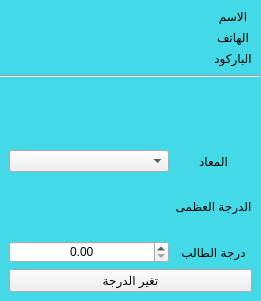
<?xml version="1.0" encoding="UTF-8"?>
<ui version="4.0">
 <class>Form</class>
 <widget class="QWidget" name="Form">
  <property name="geometry">
   <rect>
    <x>0</x>
    <y>0</y>
    <width>261</width>
    <height>301</height>
   </rect>
  </property>
  <property name="windowTitle">
   <string>تغير الدرجات</string>
  </property>
  <property name="styleSheet">
   <string notr="true">.QWidget { background: #44D9E6; }
</string>
  </property>
  <layout class="QHBoxLayout" name="horizontalLayout">
   <property name="spacing">
    <number>0</number>
   </property>
   <property name="margin">
    <number>0</number>
   </property>
   <item>
    <widget class="QWidget" name="widget" native="true">
     <layout class="QVBoxLayout" name="verticalLayout">
      <property name="spacing">
       <number>0</number>
      </property>
      <property name="margin">
       <number>0</number>
      </property>
      <item>
       <widget class="QWidget" name="widget_2" native="true">
        <property name="sizePolicy">
         <sizepolicy hsizetype="Preferred" vsizetype="Fixed">
          <horstretch>0</horstretch>
          <verstretch>0</verstretch>
         </sizepolicy>
        </property>
        <layout class="QGridLayout" name="gridLayout">
         <item row="0" column="1">
          <widget class="QLabel" name="label_2">
           <property name="text">
            <string>الاسم</string>
           </property>
           <property name="alignment">
            <set>Qt::AlignCenter</set>
           </property>
          </widget>
         </item>
         <item row="3" column="1">
          <widget class="QLabel" name="label_4">
           <property name="text">
            <string>الهاتف</string>
           </property>
           <property name="alignment">
            <set>Qt::AlignCenter</set>
           </property>
          </widget>
         </item>
         <item row="4" column="1">
          <widget class="QLabel" name="label">
           <property name="text">
            <string>الباركود</string>
           </property>
           <property name="alignment">
            <set>Qt::AlignCenter</set>
           </property>
          </widget>
         </item>
         <item row="0" column="0">
          <widget class="QLabel" name="name_lbl">
           <property name="sizePolicy">
            <sizepolicy hsizetype="Expanding" vsizetype="Fixed">
             <horstretch>0</horstretch>
             <verstretch>0</verstretch>
            </sizepolicy>
           </property>
           <property name="text">
            <string/>
           </property>
           <property name="alignment">
            <set>Qt::AlignCenter</set>
           </property>
          </widget>
         </item>
         <item row="3" column="0">
          <widget class="QLabel" name="phone_lbl">
           <property name="sizePolicy">
            <sizepolicy hsizetype="Expanding" vsizetype="Fixed">
             <horstretch>0</horstretch>
             <verstretch>0</verstretch>
            </sizepolicy>
           </property>
           <property name="text">
            <string/>
           </property>
           <property name="alignment">
            <set>Qt::AlignCenter</set>
           </property>
          </widget>
         </item>
         <item row="4" column="0">
          <widget class="QLabel" name="barcode_lbl">
           <property name="sizePolicy">
            <sizepolicy hsizetype="Expanding" vsizetype="Fixed">
             <horstretch>0</horstretch>
             <verstretch>0</verstretch>
            </sizepolicy>
           </property>
           <property name="text">
            <string/>
           </property>
           <property name="alignment">
            <set>Qt::AlignCenter</set>
           </property>
          </widget>
         </item>
        </layout>
       </widget>
      </item>
      <item>
       <widget class="Line" name="line">
        <property name="orientation">
         <enum>Qt::Horizontal</enum>
        </property>
       </widget>
      </item>
      <item>
       <widget class="QWidget" name="widget_3" native="true">
        <layout class="QGridLayout" name="gridLayout_2">
         <item row="5" column="0">
          <widget class="QLabel" name="tottal_lbl">
           <property name="sizePolicy">
            <sizepolicy hsizetype="Expanding" vsizetype="Preferred">
             <horstretch>0</horstretch>
             <verstretch>0</verstretch>
            </sizepolicy>
           </property>
           <property name="text">
            <string/>
           </property>
           <property name="alignment">
            <set>Qt::AlignCenter</set>
           </property>
          </widget>
         </item>
         <item row="5" column="1">
          <widget class="QLabel" name="label_8">
           <property name="text">
            <string>الدرجة العظمى</string>
           </property>
           <property name="alignment">
            <set>Qt::AlignCenter</set>
           </property>
          </widget>
         </item>
         <item row="7" column="0" colspan="2">
          <widget class="QWidget" name="widget_4" native="true">
           <property name="sizePolicy">
            <sizepolicy hsizetype="Preferred" vsizetype="Fixed">
             <horstretch>0</horstretch>
             <verstretch>0</verstretch>
            </sizepolicy>
           </property>
           <layout class="QHBoxLayout" name="horizontalLayout_2">
            <property name="margin">
             <number>0</number>
            </property>
            <item>
             <widget class="QPushButton" name="put_degree_btn">
              <property name="text">
               <string>تغير الدرجة</string>
              </property>
              <property name="icon">
               <iconset resource="../views/source.qrc">
                <normaloff>:/n/img/Counter-100.png</normaloff>:/n/img/Counter-100.png</iconset>
              </property>
              <property name="iconSize">
               <size>
                <width>30</width>
                <height>30</height>
               </size>
              </property>
             </widget>
            </item>
           </layout>
          </widget>
         </item>
         <item row="4" column="1">
          <widget class="QLabel" name="label_3">
           <property name="text">
            <string>المعاد</string>
           </property>
           <property name="alignment">
            <set>Qt::AlignCenter</set>
           </property>
          </widget>
         </item>
         <item row="6" column="0">
          <widget class="QDoubleSpinBox" name="baid_spn">
           <property name="sizePolicy">
            <sizepolicy hsizetype="Expanding" vsizetype="Fixed">
             <horstretch>0</horstretch>
             <verstretch>0</verstretch>
            </sizepolicy>
           </property>
           <property name="alignment">
            <set>Qt::AlignCenter</set>
           </property>
          </widget>
         </item>
         <item row="2" column="0" colspan="2">
          <widget class="QLabel" name="ex_lbl">
           <property name="sizePolicy">
            <sizepolicy hsizetype="Expanding" vsizetype="Preferred">
             <horstretch>0</horstretch>
             <verstretch>0</verstretch>
            </sizepolicy>
           </property>
           <property name="font">
            <font>
             <pointsize>16</pointsize>
            </font>
           </property>
           <property name="text">
            <string/>
           </property>
           <property name="alignment">
            <set>Qt::AlignCenter</set>
           </property>
          </widget>
         </item>
         <item row="6" column="1">
          <widget class="QLabel" name="label_9">
           <property name="text">
            <string>درجة الطالب</string>
           </property>
           <property name="alignment">
            <set>Qt::AlignCenter</set>
           </property>
          </widget>
         </item>
         <item row="4" column="0">
          <widget class="QComboBox" name="mid"/>
         </item>
        </layout>
       </widget>
      </item>
     </layout>
    </widget>
   </item>
  </layout>
 </widget>
 <resources>
  <include location="../views/source.qrc"/>
 </resources>
 <connections/>
</ui>
